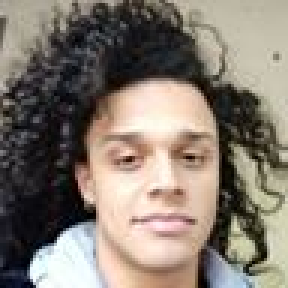
#> input picture imagens/lixo.jpg, 96 x 96 px, given in place of lixo.jpg.png, which was not available (shown 3 times larger)
$ python main.py
#> lines starting #> are read from the running program, lines starting #| are printed output that depends on the picture; after the words box and inside, x2 and y2 are one past the last pixel; in counts of white or black regions, pixels touching at a corner belong together; pictures that were not available may be replaced by others from this repository, and a replacement may not be noted
import PIL
from PIL import Image, ImageFilter
import numpy as np
import cv2 as cv
import csv
import math

def next_index_in_neighbourhood(x, y, direction):
    dx, dy = dir_to_coord(direction)
    next_x = x + dx
    next_y = y + dy
    return next_x, next_y


'''
3   2   1
\  |  /
4-(x,y)-0
/  |  \
5   6   7

Slope: chain code 0 | 1  | 2  |3   |4   |5    |6   |7
theta:            0 | 45 | 90 |135 |180 |-135 |-90 |-45
'''

def dir_to_coord(direction):
    if direction == 0:
        dx = 0
        dy = 1
    if direction == 1:
        dx = -1
        dy = 1
    if direction == 2:
        dx = -1
        dy = 0
    if direction == 3:
        dx = -1
        dy = -1
    if direction == 4:
        dx = 0
        dy = -1
    if direction == 5:
        dx = 1
        dy = -1
    if direction == 6:
        dx = 1
        dy = 0
    if direction == 7:
        dx = 1
        dy = 1

    return dx, dy

def dir_to_angle(direction):
    if direction == 1:
        return 45
    if direction == 2:
        return 90
    if direction == 3:
        return 135
    if direction == 4:
        return 180
    if direction == 5:
        return -135
    if direction == 6:
        return -90
    if direction == 7:
        return -45
    return 0

def trace_boundary(image):
  background = 0
  perimetro = 0

  M, N = image.shape
  previous_directions = []
  start_search_directions = []
  boundary_positions = []

  achou = False

  # localiza o pixel mais à cima e à esquerda
  for x in range(M):
    for y in range(N):
      if not (image[x, y] == background):
        p0 = [x, y]
        achou = True
        break
    if achou:
      break

  #conta perimetro
  for x in range(M):
    for y in range(N):
      if not (image[x, y] == background):
        perimetro += 1

  boundary_positions.append(p0)
  previous_directions.append(7)
  start_search_directions.append(np.mod((previous_directions[0] - 6), 8))

  n = 0 # numPixels

  while True:
    # acaba o algoritmo quando chega no pixel inicial
    if n > 2:
      if ((boundary_positions[n-1] == boundary_positions[0]) and
              (boundary_positions[n] == boundary_positions[1])):
        break

    search_neighbourhood = True
    loc_counter = 0

    x, y = boundary_positions[n] # (x,y) do pixel atual do contorno

    # procura (x,y) vizinho
    while search_neighbourhood:

      # procura o próximo pixel conectado
      direction = np.mod(start_search_directions[n] - loc_counter, 8)
      next_x, next_y = next_index_in_neighbourhood(x, y, direction)

      if next_x < 0 or next_x >= M or next_y < 0 or next_y >= N:
        search_neighbourhood = True
        loc_counter += 1
        continue

      # Checa se encontrou pixel
      if not (image[next_x, next_y] == background):
        # Se sim, termina de procurar nessa vizinhança
        search_neighbourhood = False
      else:
        # Se não, continua a procurar nessa vizinhança
        loc_counter += 1

    # atualiza a lista de direções e a lista de limite
    previous_directions.append(direction)
    boundary_positions.append([next_x, next_y])


    if np.mod(direction, 2):
        #par
        start_search_directions.append(np.mod(direction - 6, 8))
    else:
        #impar
        start_search_directions.append(np.mod(direction - 7, 8))

    n += 1

  chain_code = previous_directions[1:-1]

  return chain_code, boundary_positions, p0, perimetro

def getSCC(boundary, r):
    angles = []
    radius = r
    i = 0
    while(i+radius < len(boundary)):

        thisPoint = boundary[i]
        nextPoint = boundary[i+radius]


        theta = getTheta(thisPoint, nextPoint)
        angles.append(round(theta,1))

        #print(thisPoint, nextPoint, theta)

        i += radius

    return angles

def getSCCTESTE(boundary, r):
    angles = []
    radius = r
    i = 0
    while(i+radius < len(boundary)):

        thisPoint = boundary[i]
        nextPoint = boundary[i+radius]

        theta = getTheta(thisPoint, nextPoint)
        angles.append(thisPoint)

        #print(thisPoint, nextPoint, theta)

        i += radius

    return angles

def showImg(img):
    cv.imshow('image', img)
    cv.waitKey(5000)
    cv.destroyAllWindows()

def writeCSV(folder, vector):
    with open(folder+"informacao.csv", "w", newline="") as f:
        writer = csv.writer(f)
        writer.writerows(vector)

    print('\n\nInformações Gravadas no CSV!\n\n')

def getTheta(p1, p2):
    deltaX = p2[1] - p1[1]
    deltaY = p2[0] - p1[0]

    theta = math.degrees(math.atan2(deltaY, deltaX))
    return theta

# recortar as folhas
def cutLeafs(folder, nome):

    print(folder+nome+'.png')
    img = cv.imread(folder+nome+'.png')
    copy = img.copy()
    imgray = cv.cvtColor(img, cv.COLOR_BGR2GRAY)
    ret, thresh = cv.threshold(imgray, 200, 255, 0)
    contours, hierarchy = cv.findContours(thresh, cv.RETR_TREE, cv.CHAIN_APPROX_NONE)

    nFolhas = 0

    print('\n\nExtraindo folhas:')
    for i in range(1,len(contours)):
        if(cv.contourArea(contours[i]) > 100.0): # tava pegando algumas áreas ridiculas
            nFolhas += 1

            print('Contorno {}...'.format(i))

            # faz um bound box do contorno identificado
            x,y,w,h = cv.boundingRect(contours[i])
            ROI = img[y:y+h, x:x+w]


            cv.imwrite(folder+nome+'-{}.png'.format(nFolhas), ROI)

            drawing = np.zeros(img.shape)
            cv.drawContours(drawing, contours, i, (255, 255, 255), 1, 8, hierarchy)
            ROIGray = drawing[y:y+h, x:x+w]
            cv.imwrite(folder+nome+'-{}-P.png'.format(nFolhas), ROIGray)

            cv.rectangle(copy,(x,y),(x+w,y+h),(0,0,255),2)
            cv.imwrite(folder+nome+'ident'+'.png',copy)


    print('\nNúmero de contornos: {}'.format(len(contours)))
    print('Número de folhas identificadas: {}\n'.format(nFolhas))
    return nFolhas

def eachLeaf(folder, nome, nFolhas, radius):
    cabecalho = [['fonte','folha','perimetro','sccCount','SCC']] # cabecalho csv

    print('Salvando informações: ')
    for n in range(1,nFolhas+1):
        thresh = cv.imread(folder+nome+'-{}-P.png'.format(n), cv.IMREAD_GRAYSCALE)
        height, width = thresh.shape

        image = thresh.copy()

        chain_code, boundary, firstPoint, perimetro = trace_boundary(image)

        angles = getSCC(boundary, radius)

        info = [nome, 'folha{}'.format(n), perimetro, len(angles), angles]
        cabecalho.append(info)
        print('Folha {}...'.format(n))

        #break #retirar esse break

    return cabecalho

def main():

    print('Entre com o nome da Pasta (e.g: imagens): ')
    folder = input()
#> the answer given: imagens

    print('\nEntre com o nome do Arquivo (sem extenção. e.g: Teste01): ')
    nome = input()
#> the answer given: imagens/lixo.jpg

    print('\nEntre com o tamanho raio do Segmento da Cadeia de Inclinação (e.g:1, 10, 100): ')
    radius = int(input())
#> the answer given: 3

    folder = folder+'/'
    '''
    folder = 'imagens/dangerzone/'
    nome = 'Teste02' # arquivo
    radius = 1
    '''

    nFolhas = cutLeafs(folder, nome)
#> in cutLeafs, img is the input picture: shape (96, 96, 3); mean B, G, R 111.7, 122.2, 132.4
#> in cutLeafs, `imgray = cv.cvtColor(img, cv.COLOR_BGR2GRAY)`:
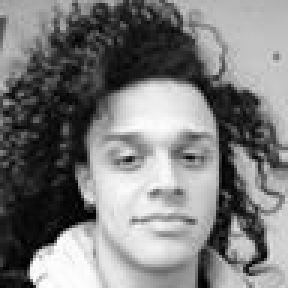
#> imgray: shape (96, 96) (shown 3 times larger); min 0, max 254, mean 124
#> in cutLeafs, `ret, thresh = cv.threshold(imgray, 200, 255, 0)`:
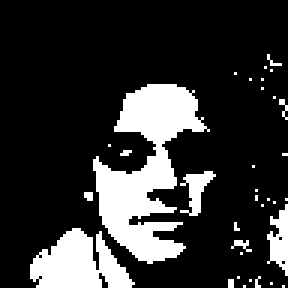
#> thresh: shape (96, 96) (shown 3 times larger); 19.4% white; 34 white regions (30 under 20 px)
#> in cutLeafs, `contours, hierarchy = cv.findContours(thresh, cv.RETR_TREE, cv.CHAIN_A..`: contours = 38 contours, 34 with area under 20; largest, box (x1, y1, x2, y2) and area: (31, 28, 70, 88) 956, (10, 76, 45, 96) 388, (89, 68, 96, 92) 72, (60, 57, 72, 72) 56
#> the loop in cutLeafs, `for i in range(1,len(contours)):` made 37 passes
#> (nFolhas, x, y, w, h) on passes 9, 31: (1, 10, 76, 35, 20), (2, 31, 28, 39, 60)
#> (printed output is left out)
#> after the loop in cutLeafs, `for i in range(1,len(contours)):`:
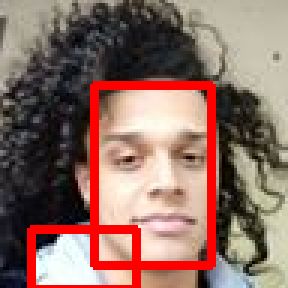
#> copy: shape (96, 96, 3) (shown 3 times larger); 8.94% of pixels changed, all inside (x1, y1, x2, y2) = (9, 27, 72, 96)
#> after the loop in cutLeafs, `for i in range(1,len(contours)):`:
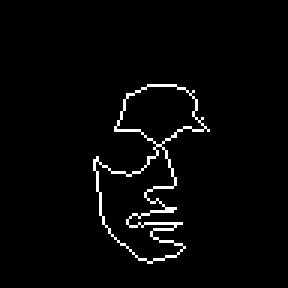
#> drawing: shape (96, 96, 3) float64 (shown 3 times larger); 2.6% white in thin lines or dots, all inside (x1, y1, x2, y2) = (31, 28, 70, 88)
#> after the loop in cutLeafs, `for i in range(1,len(contours)):`: nFolhas = 2
#| Número de contornos: 38
#| Número de folhas identificadas: 2
#> nFolhas = 2
    infoCSV = eachLeaf(folder, nome, nFolhas, radius)
#> in eachLeaf, `thresh = cv.imread(folder+nome+'-{}-P.png'.format(n), cv.IMREAD_GRAYSC..`:
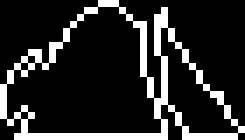
#> thresh: shape (20, 35) (shown 7 times larger); 17% white in thin lines or dots
#> in eachLeaf, `height, width = thresh.shape`: height = 20; width = 35
#> in trace_boundary, `M, N = image.shape`: M = 20; N = 35
#> in eachLeaf, `chain_code, boundary, firstPoint, perimetro = trace_boundary(image)`: chain_code = 115 values, max 7 at index 2, min 0 at index 0, mean 3.82; boundary = 117 pairs, first value 0 to 19, second value 0 to 34; firstPoint = [0, 14]; perimetro = 119
#> the loop in getSCC, `while(i+radius < len(boundary)): ` made 38 passes
#> (thisPoint, nextPoint, deltaX in getTheta, deltaY in getTheta, theta, i) on passes 1 to 12: ([0, 14], [1, 17], 3, 1, 18.43, 3), ([1, 17], [3, 20], 3, 2, 33.69, 6), ([3, 20], [6, 20], 0, 3, 90, 9), ([6, 20], [9, 20], 0, 3, 90, 12), ([9, 20], [12, 21], 1, 3, 71.57, 15), ([12, 21], [13, 23], 2, 1, 26.57, 18), ([13, 23], [10, 23], 0, -3, -90, 21), ([10, 23], [7, 22], -1, -3, -108.4, 24), ([7, 22], [4, 22], 0, -3, -90, 27), ([4, 22], [1, 23], 1, -3, -71.57, 30), ([1, 23], [4, 24], 1, 3, 71.57, 33), ([4, 24], [7, 26], 2, 3, 56.31, 36)
#> after the loop in getSCC, `while(i+radius < len(boundary)):`: angles = 38 values, max 180 at index 17, min -153.4 at index 18, mean 34.51; i = 114
#> (printed output is left out)
    writeCSV(folder, infoCSV)

main()
